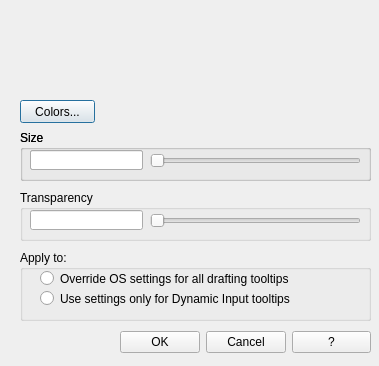
<?xml version="1.0" encoding="UTF-8"?>
<ui version="4.0">
 <class>ToolTipAppearance_Dialog</class>
 <widget class="QDialog" name="ToolTipAppearance_Dialog">
  <property name="geometry">
   <rect>
    <x>0</x>
    <y>0</y>
    <width>379</width>
    <height>366</height>
   </rect>
  </property>
  <property name="minimumSize">
   <size>
    <width>379</width>
    <height>366</height>
   </size>
  </property>
  <property name="maximumSize">
   <size>
    <width>379</width>
    <height>366</height>
   </size>
  </property>
  <property name="windowTitle">
   <string>Tooltip appearance</string>
  </property>
  <widget class="QWidget" name="widget_Preview" native="true">
   <property name="geometry">
    <rect>
     <x>20</x>
     <y>20</y>
     <width>191</width>
     <height>71</height>
    </rect>
   </property>
  </widget>
  <widget class="QPushButton" name="Button_TooltipColors">
   <property name="geometry">
    <rect>
     <x>20</x>
     <y>100</y>
     <width>75</width>
     <height>23</height>
    </rect>
   </property>
   <property name="toolTip">
    <string>Displays the Drawing Window Colors dialog box, where you can specify a color for drafting tooltips and their backgrounds in a specified context.</string>
   </property>
   <property name="text">
    <string>Colors...</string>
   </property>
  </widget>
  <widget class="QGroupBox" name="groupBox">
   <property name="geometry">
    <rect>
     <x>20</x>
     <y>130</y>
     <width>351</width>
     <height>51</height>
    </rect>
   </property>
   <property name="title">
    <string>Size</string>
   </property>
   <widget class="QLineEdit" name="lineEdit">
    <property name="geometry">
     <rect>
      <x>10</x>
      <y>20</y>
      <width>113</width>
      <height>20</height>
     </rect>
    </property>
   </widget>
   <widget class="QGroupBox" name="groupBox_2">
    <property name="geometry">
     <rect>
      <x>0</x>
      <y>0</y>
      <width>351</width>
      <height>51</height>
     </rect>
    </property>
    <property name="title">
     <string>Size</string>
    </property>
    <widget class="QLineEdit" name="edit_size">
     <property name="geometry">
      <rect>
       <x>10</x>
       <y>20</y>
       <width>113</width>
       <height>20</height>
      </rect>
     </property>
     <property name="toolTip">
      <string>Specifies a size for tooltips. The default size is 0. Use the slider to make tooltips larger or smaller.</string>
     </property>
    </widget>
    <widget class="QSlider" name="slider_size">
     <property name="geometry">
      <rect>
       <x>130</x>
       <y>20</y>
       <width>211</width>
       <height>22</height>
      </rect>
     </property>
     <property name="toolTip">
      <string>Specifies a size for tooltips. The default size is 0. Use the slider to make tooltips larger or smaller.</string>
     </property>
     <property name="pageStep">
      <number>1</number>
     </property>
     <property name="orientation">
      <enum>Qt::Horizontal</enum>
     </property>
    </widget>
   </widget>
  </widget>
  <widget class="QGroupBox" name="groupBox_3">
   <property name="geometry">
    <rect>
     <x>20</x>
     <y>190</y>
     <width>351</width>
     <height>51</height>
    </rect>
   </property>
   <property name="title">
    <string>Transparency</string>
   </property>
   <widget class="QSlider" name="slider_transparency">
    <property name="geometry">
     <rect>
      <x>130</x>
      <y>20</y>
      <width>211</width>
      <height>22</height>
     </rect>
    </property>
    <property name="toolTip">
     <string>Controls the transparency of tooltips. The lower the setting, the less transparent the tooltip. A value of 0 sets the tooltip to opaque.</string>
    </property>
    <property name="orientation">
     <enum>Qt::Horizontal</enum>
    </property>
   </widget>
   <widget class="QLineEdit" name="edit_transparency">
    <property name="geometry">
     <rect>
      <x>10</x>
      <y>20</y>
      <width>113</width>
      <height>20</height>
     </rect>
    </property>
    <property name="toolTip">
     <string>Controls the transparency of tooltips. The lower the setting, the less transparent the tooltip. A value of 0 sets the tooltip to opaque.</string>
    </property>
   </widget>
  </widget>
  <widget class="QWidget" name="horizontalLayoutWidget">
   <property name="geometry">
    <rect>
     <x>120</x>
     <y>330</y>
     <width>251</width>
     <height>25</height>
    </rect>
   </property>
   <layout class="QHBoxLayout" name="horizontalLayout">
    <item>
     <widget class="QPushButton" name="Button_OK">
      <property name="text">
       <string>OK</string>
      </property>
     </widget>
    </item>
    <item>
     <widget class="QPushButton" name="Button_Cancel">
      <property name="text">
       <string>Cancel</string>
      </property>
     </widget>
    </item>
    <item>
     <widget class="QPushButton" name="Button_Help">
      <property name="text">
       <string>?</string>
      </property>
     </widget>
    </item>
   </layout>
  </widget>
  <widget class="QGroupBox" name="groupBox_4">
   <property name="geometry">
    <rect>
     <x>20</x>
     <y>250</y>
     <width>351</width>
     <height>71</height>
    </rect>
   </property>
   <property name="title">
    <string>Apply to:</string>
   </property>
   <widget class="QRadioButton" name="radio_for_all_tooltips">
    <property name="geometry">
     <rect>
      <x>20</x>
      <y>20</y>
      <width>321</width>
      <height>17</height>
     </rect>
    </property>
    <property name="text">
     <string>Override OS settings for all drafting tooltips</string>
    </property>
   </widget>
   <widget class="QRadioButton" name="radio_for_DI_tooltips">
    <property name="geometry">
     <rect>
      <x>20</x>
      <y>40</y>
      <width>321</width>
      <height>17</height>
     </rect>
    </property>
    <property name="text">
     <string>Use settings only for Dynamic Input tooltips</string>
    </property>
   </widget>
  </widget>
 </widget>
 <resources/>
 <connections>
  <connection>
   <sender>Button_TooltipColors</sender>
   <signal>clicked()</signal>
   <receiver>ToolTipAppearance_Dialog</receiver>
   <slot>Button_TooltipColors_Pressed()</slot>
   <hints>
    <hint type="sourcelabel">
     <x>72</x>
     <y>107</y>
    </hint>
    <hint type="destinationlabel">
     <x>125</x>
     <y>107</y>
    </hint>
   </hints>
  </connection>
  <connection>
   <sender>Button_Cancel</sender>
   <signal>clicked()</signal>
   <receiver>ToolTipAppearance_Dialog</receiver>
   <slot>reject()</slot>
   <hints>
    <hint type="sourcelabel">
     <x>250</x>
     <y>273</y>
    </hint>
    <hint type="destinationlabel">
     <x>273</x>
     <y>246</y>
    </hint>
   </hints>
  </connection>
  <connection>
   <sender>slider_size</sender>
   <signal>valueChanged(int)</signal>
   <receiver>ToolTipAppearance_Dialog</receiver>
   <slot>slider_size_moved()</slot>
   <hints>
    <hint type="sourcelabel">
     <x>290</x>
     <y>156</y>
    </hint>
    <hint type="destinationlabel">
     <x>359</x>
     <y>123</y>
    </hint>
   </hints>
  </connection>
  <connection>
   <sender>edit_size</sender>
   <signal>textChanged(QString)</signal>
   <receiver>ToolTipAppearance_Dialog</receiver>
   <slot>edit_size_textChanged()</slot>
   <hints>
    <hint type="sourcelabel">
     <x>93</x>
     <y>157</y>
    </hint>
    <hint type="destinationlabel">
     <x>11</x>
     <y>134</y>
    </hint>
   </hints>
  </connection>
  <connection>
   <sender>edit_transparency</sender>
   <signal>textChanged(QString)</signal>
   <receiver>ToolTipAppearance_Dialog</receiver>
   <slot>edit_transparency_textChanged()</slot>
   <hints>
    <hint type="sourcelabel">
     <x>59</x>
     <y>219</y>
    </hint>
    <hint type="destinationlabel">
     <x>6</x>
     <y>224</y>
    </hint>
   </hints>
  </connection>
  <connection>
   <sender>slider_transparency</sender>
   <signal>valueChanged(int)</signal>
   <receiver>ToolTipAppearance_Dialog</receiver>
   <slot>slider_transparency_moved()</slot>
   <hints>
    <hint type="sourcelabel">
     <x>331</x>
     <y>221</y>
    </hint>
    <hint type="destinationlabel">
     <x>375</x>
     <y>189</y>
    </hint>
   </hints>
  </connection>
  <connection>
   <sender>Button_OK</sender>
   <signal>clicked()</signal>
   <receiver>ToolTipAppearance_Dialog</receiver>
   <slot>ButtonBOX_Accepted()</slot>
   <hints>
    <hint type="sourcelabel">
     <x>167</x>
     <y>270</y>
    </hint>
    <hint type="destinationlabel">
     <x>113</x>
     <y>279</y>
    </hint>
   </hints>
  </connection>
  <connection>
   <sender>Button_Help</sender>
   <signal>clicked()</signal>
   <receiver>ToolTipAppearance_Dialog</receiver>
   <slot>ButtonHELP_Pressed()</slot>
   <hints>
    <hint type="sourcelabel">
     <x>345</x>
     <y>274</y>
    </hint>
    <hint type="destinationlabel">
     <x>376</x>
     <y>274</y>
    </hint>
   </hints>
  </connection>
 </connections>
 <slots>
  <slot>Button_TooltipColors_Pressed()</slot>
  <slot>slider_size_moved()</slot>
  <slot>edit_size_textChanged()</slot>
  <slot>edit_transparency_textChanged()</slot>
  <slot>slider_transparency_moved()</slot>
  <slot>ButtonBOX_Accepted()</slot>
  <slot>ButtonHELP_Pressed()</slot>
 </slots>
</ui>
